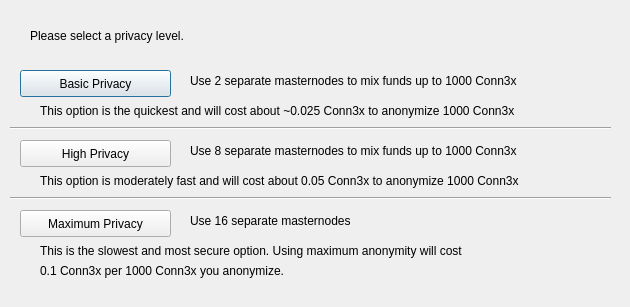
<?xml version="1.0" encoding="UTF-8"?>
<ui version="4.0">
 <class>DarksendConfig</class>
 <widget class="QDialog" name="DarksendConfig">
  <property name="geometry">
   <rect>
    <x>0</x>
    <y>0</y>
    <width>630</width>
    <height>307</height>
   </rect>
  </property>
  <property name="windowTitle">
   <string>Configure Darksend</string>
  </property>
  <widget class="QPushButton" name="buttonBasic">
   <property name="geometry">
    <rect>
     <x>20</x>
     <y>70</y>
     <width>151</width>
     <height>27</height>
    </rect>
   </property>
   <property name="text">
    <string>Basic Privacy</string>
   </property>
  </widget>
  <widget class="QPushButton" name="buttonHigh">
   <property name="geometry">
    <rect>
     <x>20</x>
     <y>140</y>
     <width>151</width>
     <height>27</height>
    </rect>
   </property>
   <property name="text">
    <string>High Privacy</string>
   </property>
  </widget>
  <widget class="QPushButton" name="buttonMax">
   <property name="geometry">
    <rect>
     <x>20</x>
     <y>210</y>
     <width>151</width>
     <height>27</height>
    </rect>
   </property>
   <property name="text">
    <string>Maximum Privacy</string>
   </property>
  </widget>
  <widget class="QLabel" name="label">
   <property name="geometry">
    <rect>
     <x>30</x>
     <y>20</y>
     <width>571</width>
     <height>31</height>
    </rect>
   </property>
   <property name="text">
    <string>Please select a privacy level.</string>
   </property>
  </widget>
  <widget class="QLabel" name="label_2">
   <property name="geometry">
    <rect>
     <x>190</x>
     <y>70</y>
     <width>421</width>
     <height>21</height>
    </rect>
   </property>
   <property name="text">
    <string>Use 2 separate masternodes to mix funds up to 1000 Conn3x</string>
   </property>
  </widget>
  <widget class="QLabel" name="label_3">
   <property name="geometry">
    <rect>
     <x>190</x>
     <y>140</y>
     <width>411</width>
     <height>21</height>
    </rect>
   </property>
   <property name="text">
    <string>Use 8 separate masternodes to mix funds up to 1000 Conn3x</string>
   </property>
  </widget>
  <widget class="QLabel" name="label_4">
   <property name="geometry">
    <rect>
     <x>190</x>
     <y>210</y>
     <width>421</width>
     <height>21</height>
    </rect>
   </property>
   <property name="text">
    <string>Use 16 separate masternodes</string>
   </property>
  </widget>
  <widget class="QLabel" name="label_6">
   <property name="geometry">
    <rect>
     <x>40</x>
     <y>100</y>
     <width>561</width>
     <height>21</height>
    </rect>
   </property>
   <property name="text">
    <string>This option is the quickest and will cost about ~0.025 Conn3x to anonymize 1000 Conn3x</string>
   </property>
  </widget>
  <widget class="QLabel" name="label_7">
   <property name="geometry">
    <rect>
     <x>40</x>
     <y>170</y>
     <width>561</width>
     <height>21</height>
    </rect>
   </property>
   <property name="text">
    <string>This option is moderately fast and will cost about 0.05 Conn3x to anonymize 1000 Conn3x</string>
   </property>
  </widget>
  <widget class="QLabel" name="label_8">
   <property name="geometry">
    <rect>
     <x>40</x>
     <y>240</y>
     <width>561</width>
     <height>21</height>
    </rect>
   </property>
   <property name="text">
    <string>This is the slowest and most secure option. Using maximum anonymity will cost</string>
   </property>
  </widget>
  <widget class="QLabel" name="label_9">
   <property name="geometry">
    <rect>
     <x>40</x>
     <y>260</y>
     <width>561</width>
     <height>21</height>
    </rect>
   </property>
   <property name="text">
    <string>0.1 Conn3x per 1000 Conn3x you anonymize.</string>
   </property>
  </widget>
  <widget class="Line" name="line">
   <property name="geometry">
    <rect>
     <x>10</x>
     <y>120</y>
     <width>601</width>
     <height>16</height>
    </rect>
   </property>
   <property name="orientation">
    <enum>Qt::Horizontal</enum>
   </property>
  </widget>
  <widget class="Line" name="line_2">
   <property name="geometry">
    <rect>
     <x>10</x>
     <y>190</y>
     <width>601</width>
     <height>16</height>
    </rect>
   </property>
   <property name="orientation">
    <enum>Qt::Horizontal</enum>
   </property>
  </widget>
 </widget>
 <resources/>
 <connections/>
</ui>
